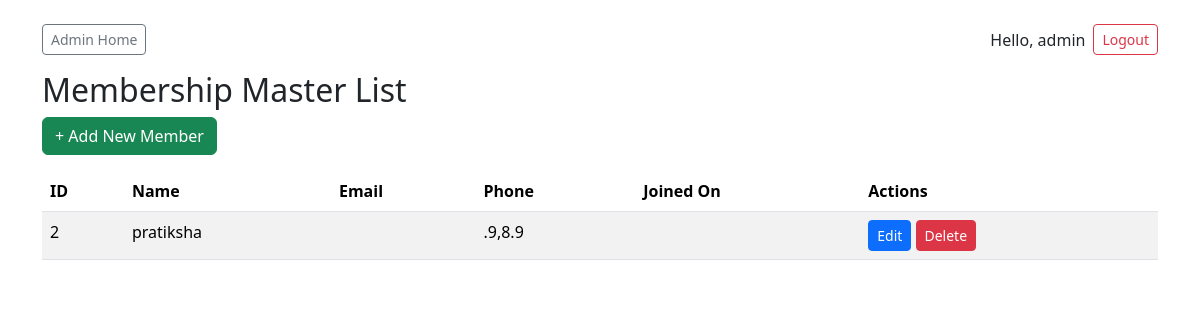
Page /dashboard/members/ (signed in) on the committed database.
### library/models.py (models this page shows, shortened)
class Member(models.Model):
    user = models.OneToOneField(User, on_delete=models.CASCADE)
    phone = models.CharField(max_length=20, blank=True)
    adhaar = models.CharField(max_length=20, blank=True)
    MEMBERSHIP_CHOICES = [
        ('6m', '6 months'),
        ('1y', '1 year'),
        ('2y', '2 years'),
    ]
    membership_type = models.CharField(max_length=2, choices=MEMBERSHIP_CHOICES, default='1y')
    membership_start = models.DateField(null=True, blank=True)
    membership_end = models.DateField(null=True, blank=True)

### library/views.py (the view)
# urls.py: path('dashboard/members/', views.membership_list, name='membership_list'),
@staff_member_required
def membership_list(request):
    members = Member.objects.all()
    return render(request, 'library/admin/membership_list.html', {'members': members})

### library/templates/library/admin/membership_list.html (shortened to what this page needs)
{% extends "library/base.html" %}
{% block content %}
<h2>Membership Master List</h2>
<a href="{% url 'membership_add' %}" class="btn btn-success mb-3">+ Add New Member</a>
<table class="table table-striped">
  <thead>
    <tr>
      <th>ID</th>
      <th>Name</th>
      <th>Email</th>
      <th>Phone</th>
      <th>Joined On</th>
      <th>Actions</th>
    </tr>
  </thead>
  <tbody>
    {% for member in members %}
    <tr>
      <td>{{ member.id }}</td>
      <td>{{ member.user.get_full_name|default:member.user.username }}</td>
      <td>{{ member.email }}</td>
      <td>{{ member.phone }}</td>
      <td>{{ member.joined_date }}</td>
      <td>
        <a href="{% url 'membership_edit' member.id %}" class="btn btn-primary btn-sm">Edit</a>
        <a href="{% url 'membership_delete' member.id %}"
           class="btn btn-danger btn-sm"
           onclick="return confirm('Are you sure you want to delete this member?');">
           Delete
        </a>
      </td>
    </tr>
    {% empty %}
    <tr>
      <td colspan="6">No members found.</td>
    </tr>
    {% endfor %}
  </tbody>
</table>
{% endblock %}

### library/templates/library/base.html (shortened to what this page needs)
<!doctype html>
<html>
<head>
  <link href="https://cdn.jsdelivr.net/npm/bootstrap@5.3.2/dist/css/bootstrap.min.css" rel="stylesheet">
</head>
<body class="container py-4">
  <nav class="mb-3 d-flex align-items-center">
    <div>
      {% if user.is_staff %}
        <a class="btn btn-sm btn-outline-secondary me-1" href="{% url 'admin_home' %}">Admin Home</a>
      {% else %}
        <a class="btn btn-sm btn-outline-primary me-1" href="{% url 'book_availability' %}">Books</a>
        <a class="btn btn-sm btn-outline-success" href="{% url 'user_home' %}">My Account</a>
      {% endif %}
    </div>
    <div class="ms-auto d-flex align-items-center">
      {% if user.is_authenticated %}
        <span class="me-2">Hello, {{ user.username }}</span>
        <form method="post" action="{% url 'logout' %}" style="display:inline;">
          <button type="submit" class="btn btn-sm btn-outline-danger">Logout</button>
        </form>
      {% else %}
        <a class="btn btn-sm btn-outline-primary" href="{% url 'login' %}">Login</a>
      {% endif %}
    </div>
  </nav>
  {% block content %}{% endblock %}
</body>
</html>

### rows in the picture
Member: id "2", user.get_full_name "pratiksha", phone ".9,8.9"

### other values in the picture
{{ user.username }} "admin"
